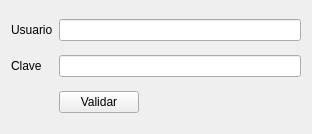
<?xml version="1.0" encoding="UTF-8"?>
<ui version="4.0">
 <class>Login</class>
 <widget class="QWidget" name="Login">
  <property name="geometry">
   <rect>
    <x>0</x>
    <y>0</y>
    <width>312</width>
    <height>134</height>
   </rect>
  </property>
  <property name="windowTitle">
   <string>Login</string>
  </property>
  <layout class="QGridLayout" name="gridLayout">
   <item row="4" column="1">
    <widget class="QPushButton" name="pbValidar">
     <property name="focusPolicy">
      <enum>Qt::NoFocus</enum>
     </property>
     <property name="text">
      <string>Validar</string>
     </property>
    </widget>
   </item>
   <item row="3" column="0">
    <widget class="QLabel" name="lClave">
     <property name="text">
      <string>Clave</string>
     </property>
    </widget>
   </item>
   <item row="1" column="0">
    <widget class="QLabel" name="lUsuario">
     <property name="text">
      <string>Usuario</string>
     </property>
    </widget>
   </item>
   <item row="4" column="2">
    <spacer name="horizontalSpacer">
     <property name="orientation">
      <enum>Qt::Horizontal</enum>
     </property>
     <property name="sizeHint" stdset="0">
      <size>
       <width>40</width>
       <height>20</height>
      </size>
     </property>
    </spacer>
   </item>
   <item row="3" column="1" colspan="2">
    <widget class="QLineEdit" name="leClave">
     <property name="echoMode">
      <enum>QLineEdit::Password</enum>
     </property>
    </widget>
   </item>
   <item row="1" column="1" colspan="2">
    <widget class="QLineEdit" name="leUsuario"/>
   </item>
  </layout>
 </widget>
 <resources/>
 <connections/>
</ui>
